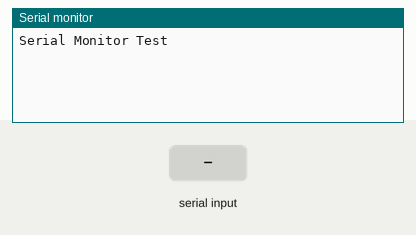
Recording of a sketch running on a simulated Arduino Uno, built with avr-gcc and run on an emulated ATmega328P. Parts: the last lines printed to the serial monitor. The inputs (shaded band) are chosen by the test bench.

Above: at 1.2 s.
1.3 s: "1\n" received over Serial
At 2.1 s:
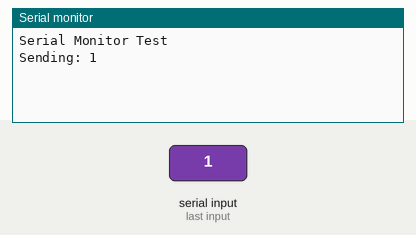
2.8 s: "0\n" received over Serial
At 3.2 s:
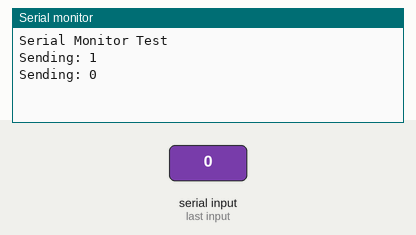
4.3 s: "2\n" received over Serial
At 5.6 s:
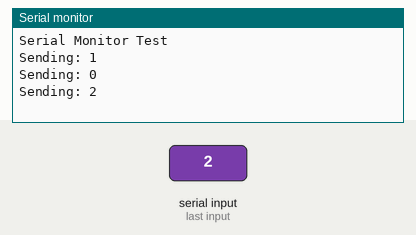

Measured:
- after the input at 1.3 s, the serial monitor: prints a new line at once (image 1)
- after the input at 2.8 s, the serial monitor: prints a new line at once (image 2)
- after the input at 4.3 s, the serial monitor: prints a new line at once (image 3)

The sketch:

Heltec_UART_Test.ino
```cpp
void setup() {
  Serial.begin(115200);
  Serial.println("Serial Monitor Test");
}

void loop() {
  if (Serial.available()) {
    String msg = Serial.readStringUntil('\n');
    Serial.print("Sending: ");
    Serial.println(msg);
  }
}
```
